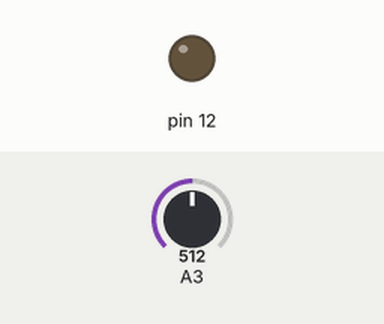
Simulated run of this sketch. Board: Arduino Uno, built with avr-gcc and run on an emulated ATmega328P. Parts: output pins drawn as LEDs (lit = HIGH). The test bench sets the inputs (shaded band); at power-on: A3 = 512.

Above: at 1.2 s.
1.3 s: A3 set to 27
2.8 s: A3 set to 24
At 3.5 s:
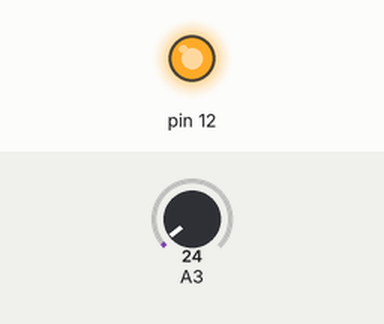
4.3 s: A3 set to 331
5.8 s: A3 set to 367
At 7.0 s:
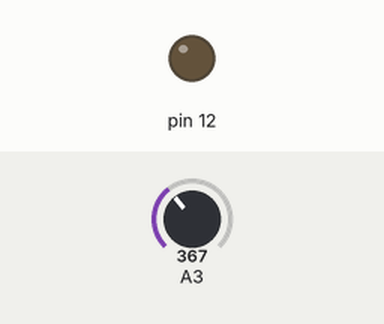
7.3 s: A3 set to 15
At 8.1 s:
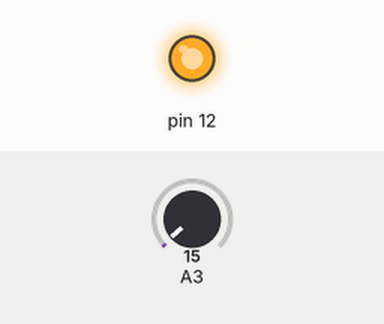
Timing chart, 0 to 9.8 s (numbered marks = the images above; inputs shaded):
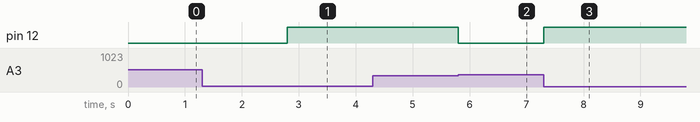

Measured:
- the behaviour switches between 26 and 25 on A3 (found by bisection; images 0 and 1)
- the behaviour switches between 349 and 350 on A3 (found by bisection; images 1 and 2)
- after the input at 1.3 s, every drawn part: stays the same
- after the input at 2.8 s, pin 12: LOW → HIGH at once
- after the input at 4.3 s, every drawn part: stays the same
- after the input at 5.8 s, pin 12: HIGH → LOW at once
- after the input at 7.3 s, pin 12: LOW → HIGH at once

The sketch:

sketch_aug23a.ino
```cpp
int wet = A3;
int dry = A3;


void setup() {
      Serial.begin(9600);
      pinMode(12 , OUTPUT);
  }


void loop() {

   wet = analogRead(A3);
   dry = analogRead(A3);


    if (wet >= 350) {
     digitalWrite(12 , LOW);

  }
    else if (dry <= 25){
     digitalWrite(12 , HIGH);

  }
}
```
